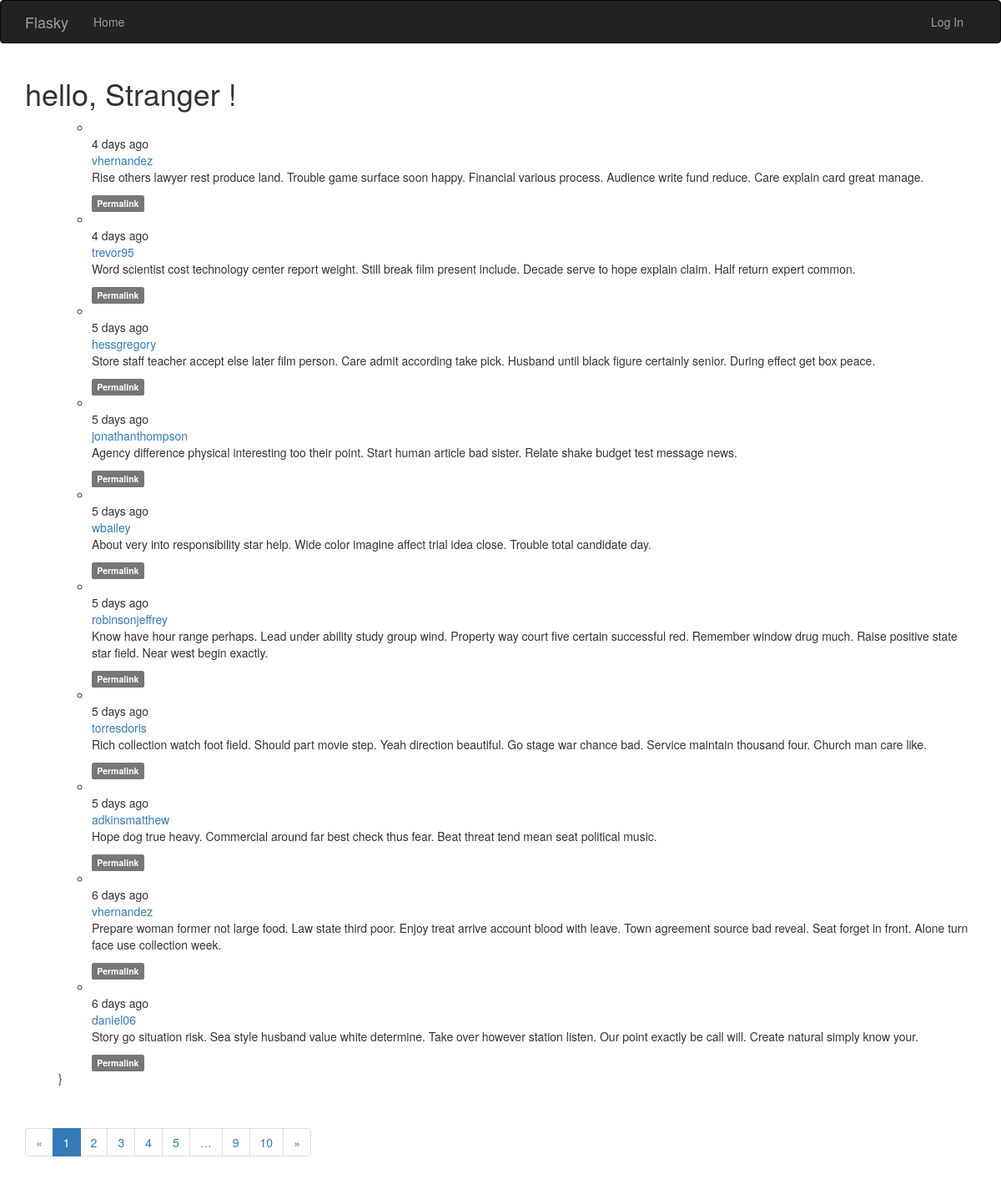
Before: / with the older database file.
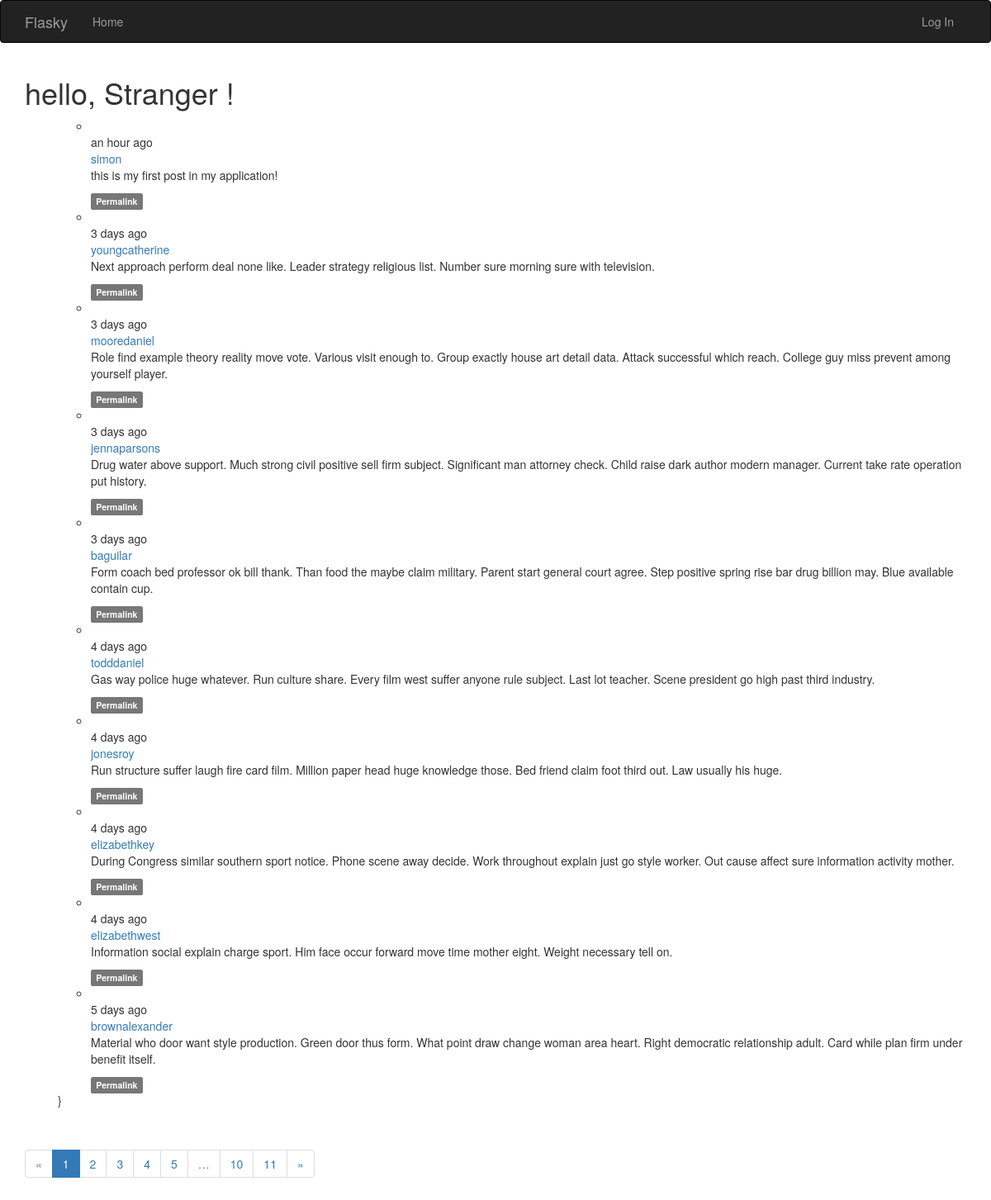
After: the same page with the newer database file.
### app/models.py (models this page shows, shortened)
class Post(db.Model):
    __tablename__ = 'post'
    id = db.Column(db.Integer, primary_key=True)
    body = db.Column(db.Text)
    body_html = db.Column(db.Text)
    timestamp = db.Column(db.DateTime, index=True, default=datetime.utcnow)
    author_id = db.Column(db.Integer, db.ForeignKey('users.id'))

class User(UserMixin, db.Model):
    __tablename__ = 'users'
    id = db.Column(db.Integer, primary_key=True)
    email = db.Column(db.String(64), unique=True, index=True)
    password_hash = db.Column(db.String(128))
    username = db.Column(db.String(64), unique=True, index=True)
    role_id = db.Column(db.Integer, db.ForeignKey('roles.id'))
    confirmed = db.Column(db.Boolean, default=False)
    name = db.Column(db.String(64))
    location = db.Column(db.String(64))
    about_me = db.Column(db.Text())
    member_since = db.Column(db.DateTime(), default=datetime.utcnow)
    last_seen = db.Column(db.DateTime(), default=datetime.utcnow)
    posts = db.relationship('Post', backref='author', lazy='dynamic')
    @property
    def password(self):
        raise AttributeError('Password is not a readable attribute!')

### app/main/views.py (the view)
@main.route('/', methods=['GET', 'POST'])
def index():
    form = PostForm()
    if current_user.can(Permission.WRITE) and form.validate_on_submit():
        post = Post(body=form.body.data, author=current_user._get_current_object())
        db.session.add(post)
        db.session.commit()
        return redirect(url_for('.index'))
    page = request.args.get('page', 1, type=int)
    pagination = Post.query.order_by(Post.timestamp.desc()).paginate(
        page, per_page=current_app.config['FLASK_POSTS_PER_PAGE'], error_out=False)
    posts = pagination.items
    return render_template('index.html', form=form, posts=posts, pagination=pagination)

### app/auth/views.py (called while the page is built)
@auth.before_app_request
def before_request():
    if current_user.is_authenticated:
        current_user.ping()
        if not current_user.confirmed \
                and request.blueprint != 'auth' \
                and request.endpoint != 'static':
            return redirect(url_for('auth.unconfirmed'))

### app/main/__init__.py (called while the page is built)
@main.app_context_processor
def inject_permission():
    return dict(Permission=Permission)

### app/models.py (called while the page is built)
    def can(self, permission):
        return False

    def is_administrator(self):
        return False

### app/templates/index.html (shortened to what this page needs)
{% extends 'base.html' %}
{% import 'bootstrap/wtf.html' as wtf %}
{% import '_macro.html' as macro %}
{% block navbar %}
{{ super() }}
{% endblock %}
{% block page_content %}
<div>
    <h1>hello,
        {% if current_user.is_authenticated %}
        {{ current_user.username }}
        {% else %}
        Stranger
        {% endif %}!
    </h1>
</div>
<ul class="'posts">
    {% include '_posts.html' %}}
</ul>
<div class="pagination">
        {{ macro.pagination_widget(pagination, '.index') }}
    </div>
{% endblock %}

### app/templates/_posts.html (shortened to what this page needs)
<ul class="posts">
    {% for post in posts %}
    <li class="post">
        <div class="profile-thumbnail">
        </div>
        <div class="post-date">{{ moment(post.timestamp).fromNow() }}</div>
        <div class="post-author">
            <a href="{{ url_for('.user', username=post.author.username) }}">
                {{ post.author.username }}
            </a>
        </div>
        <div class="post-content">
            <div class="post-body">
            {% if post.body_html %}
                {{ post.body_html | safe }}
            {% else %}
                {{ post.body }}
            {% endif %}
            </div>
            <div class="post-footer">
                <a href="{{ url_for('.post', id=post.id) }}"><span class="label label-default">Permalink</span></a>
            </div>
        </div>
    </li>
    {% endfor %}
</ul>

Changed rows visible on the page:
removed Post: timestamp "4 days ago", author.username "vhernandez", body_html "Rise others lawyer rest produce land. Trouble game surface soon happy. Financial various process. Audience write fund reduce. Care explain card great manage."
removed Post: timestamp "4 days ago", author.username "trevor95", body_html "Word scientist cost technology center report weight. Still break film present include. Decade serve to hope explain claim. Half return expert common."
no longer on this page (row edited): Post: timestamp "5 days ago", author.username "hessgregory", body_html "Store staff teacher accept else later film person. Care admit according take pick. Husband until black figure certainly senior. During effect get box peace."
no longer on this page (row edited): Post: timestamp "5 days ago", author.username "jonathanthompson", body_html "Agency difference physical interesting too their point. Start human article bad sister. Relate shake budget test message news."
no longer on this page (row edited): Post: timestamp "5 days ago", author.username "wbailey", body_html "About very into responsibility star help. Wide color imagine affect trial idea close. Trouble total candidate day."
removed Post: timestamp "5 days ago", author.username "robinsonjeffrey", body_html "Know have hour range perhaps. Lead under ability study group wind. Property way court five certain successful red. Remember window drug much. Raise positive state star field. Near west begin exactly."
no longer on this page (row edited): Post: timestamp "5 days ago", author.username "torresdoris", body_html "Rich collection watch foot field. Should part movie step. Yeah direction beautiful. Go stage war chance bad. Service maintain thousand four. Church man care like."
no longer on this page (row edited): Post: timestamp "5 days ago", author.username "adkinsmatthew", body_html "Hope dog true heavy. Commercial around far best check thus fear. Beat threat tend mean seat political music."
no longer on this page (row edited): Post: timestamp "6 days ago", author.username "vhernandez", body_html "Prepare woman former not large food. Law state third poor. Enjoy treat arrive account blood with leave. Town agreement source bad reveal. Seat forget in front. Alone turn face use collection week."
no longer on this page (row edited): Post: timestamp "6 days ago", author.username "daniel06", body_html "Story go situation risk. Sea style husband value white determine. Take over however station listen. Our point exactly be call will. Create natural simply know your."
added Post: timestamp "an hour ago", author.username "simon", body_html "this is my first post in my application!"
added Post: timestamp "3 days ago", author.username "youngcatherine", body_html "Next approach perform deal none like. Leader strategy religious list. Number sure morning sure with television."
added Post: timestamp "3 days ago", author.username "mooredaniel", body_html "Role find example theory reality move vote. Various visit enough to. Group exactly house art detail data. Attack successful which reach. College guy miss prevent among yourself player."
added Post: timestamp "3 days ago", author.username "jennaparsons", body_html "Drug water above support. Much strong civil positive sell firm subject. Significant man attorney check. Child raise dark author modern manager. Current take rate operation put history."
now on this page (row edited): Post: timestamp "3 days ago", author.username "baguilar", body_html "Form coach bed professor ok bill thank. Than food the maybe claim military. Parent start general court agree. Step positive spring rise bar drug billion may. Blue available contain cup."
now on this page (row edited): Post: timestamp "4 days ago", author.username "todddaniel", body_html "Gas way police huge whatever. Run culture share. Every film west suffer anyone rule subject. Last lot teacher. Scene president go high past third industry."
now on this page (row edited): Post: timestamp "4 days ago", author.username "jonesroy", body_html "Run structure suffer laugh fire card film. Million paper head huge knowledge those. Bed friend claim foot third out. Law usually his huge."
now on this page (row edited): Post: timestamp "4 days ago", author.username "elizabethkey", body_html "During Congress similar southern sport notice. Phone scene away decide. Work throughout explain just go style worker. Out cause affect sure information activity mother."
now on this page (row edited): Post: timestamp "4 days ago", author.username "elizabethwest", body_html "Information social explain charge sport. Him face occur forward move time mother eight. Weight necessary tell on."
now on this page (row edited): Post: timestamp "5 days ago", author.username "brownalexander", body_html "Material who door want style production. Green door thus form. What point draw change woman area heart. Right democratic relationship adult. Card while plan firm under benefit itself."
Other visible differences:
new list line: "11"
list line gone: "9"
